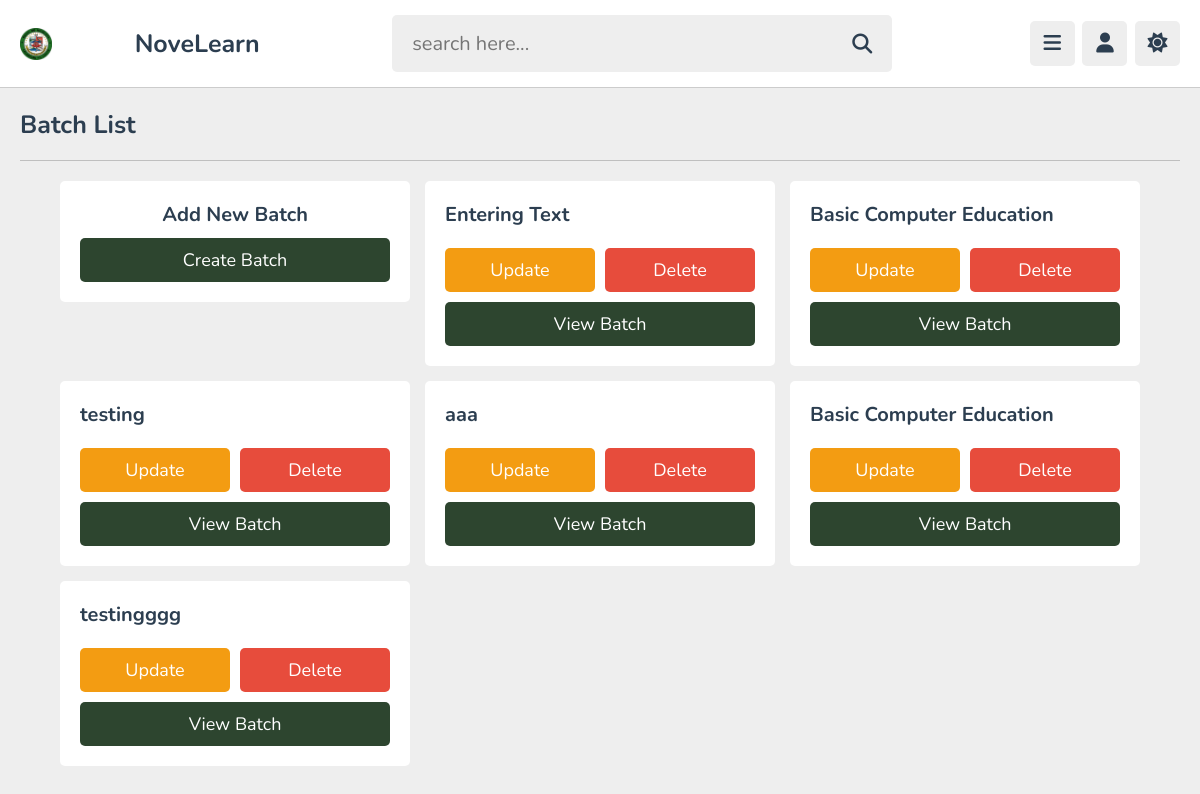
Screenshot of /admin/batch.php (signed in) with the database file from the repository.
### tables this page shows
CREATE TABLE `batch` (
  `id` varchar(20) NOT NULL,
  `course_id` varchar(20) NOT NULL,
  `batch_number` varchar(20) NOT NULL,
  `title` varchar(100) NOT NULL,
  `start` date NOT NULL,
  `end` date NOT NULL,
  `tutor_id` varchar(20) NOT NULL,
  `course` varchar(50) NOT NULL
);

### admin/batch.php (the view, shortened to what this page needs)
<?php
include '../components/connect.php';
if (isset($_COOKIE['tutor_id'])) {
    $tutor_id = $_COOKIE['tutor_id'];
} else {
    $tutor_id = '';
    header('location:login.php');
    exit;
}
?>
<!DOCTYPE html>
<html lang="en">
<head>
    <link rel="stylesheet" href="https://cdnjs.cloudflare.com/ajax/libs/font-awesome/6.2.0/css/all.min.css">
    <link rel="stylesheet" href="../css/admin_style.css">
</head>
<body>
<?php include '../components/teacher_header.php'; ?>
<section class="playlists">
    <h1 class="heading">Batch List</h1>
    <div class="box-container">
        <div class="box" style="text-align: center;">
            <h3 class="title" style="margin-bottom: .5rem;">Add New Batch</h3>
            <a href="add_batch.php" class="btn">Create Batch</a>
        </div>
        <?php
        $select_batch = $conn->prepare("SELECT * FROM batch WHERE tutor_id = ? ORDER BY id DESC");
        $select_batch->execute([$tutor_id]);
        if ($select_batch->rowCount() > 0) {
            while ($fetch_batch = $select_batch->fetch(PDO::FETCH_ASSOC)) {
        ?>
        <div class="box">
            <h3 class="title"><?= htmlspecialchars($fetch_batch['title']); ?></h3>
            <form action="" method="post" class="flex-btn">
                <a href="update_batch.php?get_id=<?= $fetch_batch['id']; ?>" class="option-btn">Update</a>
                <input type="submit" value="Delete" class="delete-btn" onclick="return confirm('Delete this batch?');" name="delete">
            </form>
            <a href="view_batch.php?batch_id=<?= $fetch_batch['id']; ?>" class="btn">View Batch</a>
        </div>
        <?php
            }
        } else {
            echo '<p class="empty">No batches added yet!</p>';
        }
        ?>
    </div>
</section>
</body>
</html>

### css/admin_style.css (style rules this page uses)
:root { --main-color:#2D452F; --red:#e74c3c; --oragen:#f39c12; --white:#fff; --black:#2c3e50; --light-color:#888; --light-bg:#eee; --border:.1rem solid rgba(0,0,0,.2); }
* { font-family: 'Nunito', sans-serif; margin: 0; padding: 0; box-sizing: border-box; outline: none; border: none; text-decoration: none; }
html { font-size: 62.5%; overflow-x: hidden; }
body { background-color: var(--light-bg); padding-left: 30rem; }
section { padding:2rem; max-width: 1200px; margin: 0 auto; }
.btn, .option-btn, .delete-btn, .inline-btn, .inline-option-btn, .inline-delete-btn { border-radius: .5rem; padding: 1rem 3rem; font-size: 1.8rem; color: #fff; margin-top: 1rem; text-transform: capitalize; cursor: pointer; text-align: center; }
.btn, .option-btn, .delete-btn { display: block; width: 100%; }
.btn, .inline-btn { background-color: var(--main-color); }
.option-btn, .inline-option-btn { background-color: var(--oragen); }
.delete-btn, .inline-delete-btn { background-color: var(--red); }
.flex-btn { display:flex; gap: 1rem; }
.heading { padding-bottom: 1.8rem; border-bottom: var(--border); font-size: 2.5rem; color: var(--black); text-transform: capitalize; margin-bottom: 2rem; }
.playlists .box-container { display: grid; grid-template-columns: repeat(auto-fit, 35rem); align-items: flex-start; justify-content: center; gap: 1.5rem; }
.playlists .box-container .box { background-color: var(--white); border-radius: .5rem; padding: 2rem; overflow-x:hidden; }
.playlists .box-container .box .title { font-size: 2rem; color: var(--black); margin-bottom: 1rem; text-overflow: ellipsis; white-space: nowrap; overflow-x:hidden; }
.title { font-size: 30px; }
@media (max-width:1200px) { body { padding-left: 0; } }

### rows the page displays
batch: title "Entering Text"
batch: title "Basic Computer Education"
batch: title "testing"
batch: title "aaa"
batch: title "Basic Computer Education"
batch: title "testingggg"
